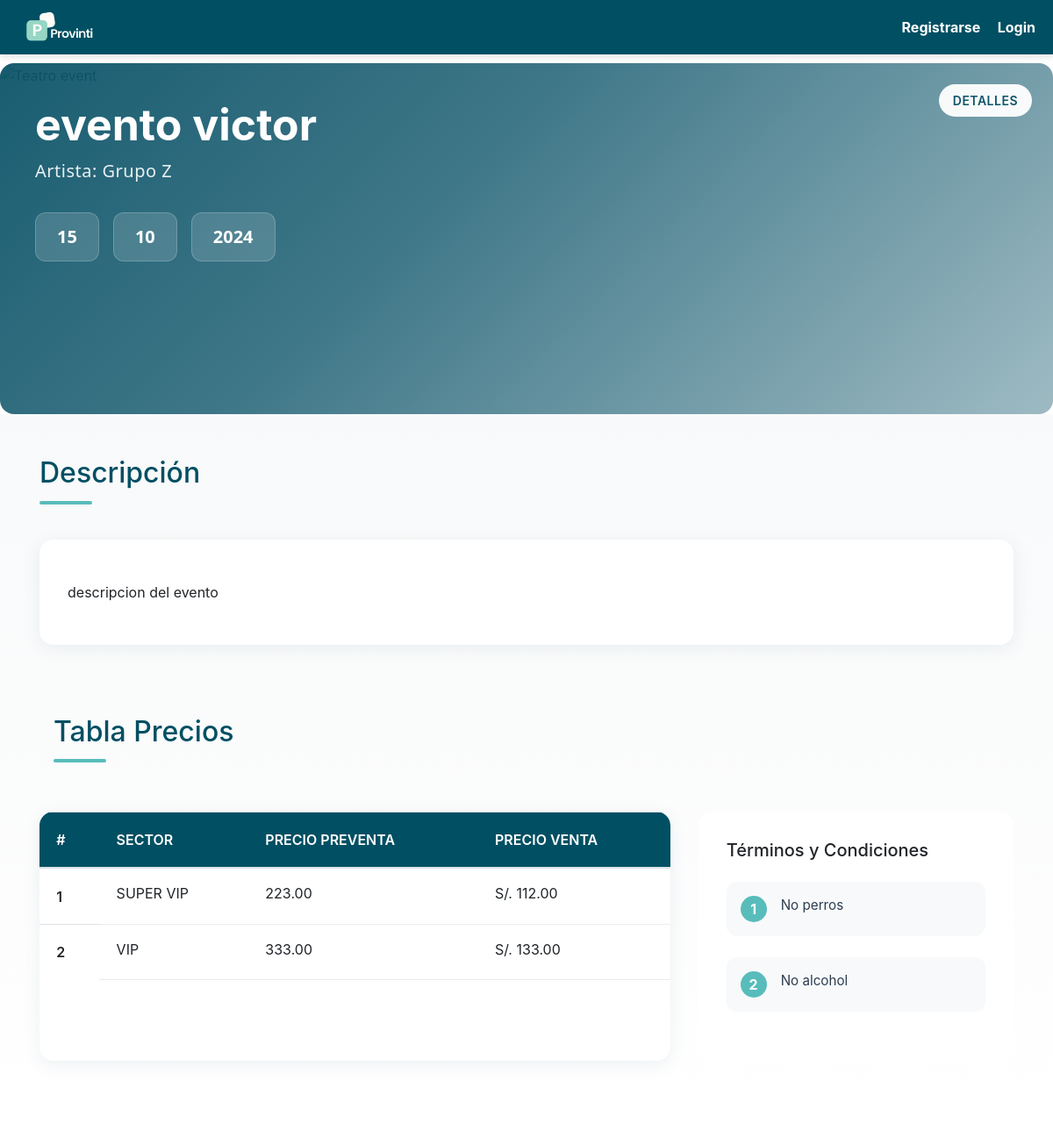
Page /public/cliente-evento.php?id=24 on the committed database.
### tables this page shows
CREATE TABLE `eventos` (
  `ID_Evento` int(11) NOT NULL,
  `Titulo` varchar(100) NOT NULL,
  `Aforo` int(11) DEFAULT NULL,
  `Foto` varchar(255) DEFAULT NULL,
  `Descripcion` text DEFAULT NULL,
  `terminos_condiciones` longtext DEFAULT NULL,
  `Artista_Autor` varchar(100) DEFAULT NULL,
  `Fecha_Evento` datetime DEFAULT NULL,
  `Fecha_Creacion` datetime DEFAULT current_timestamp(),
  `Estado_Publicacion` enum('Publicado','Borrador','Cancelado') DEFAULT 'Borrador',
  `visibilidad` varchar(255) DEFAULT NULL,
  `organizador` varchar(255) DEFAULT NULL,
  `contacto_organizador` varchar(255) DEFAULT NULL,
  `politica_cancelacion` text DEFAULT NULL,
  `f_actualizacion` date DEFAULT NULL,
  `f_borrado` date DEFAULT NULL,
  `hora_borrado` time DEFAULT NULL,
  `ubicacion` varchar(100) DEFAULT NULL,
  `activoPospuesto` varchar(20) DEFAULT NULL,
  `horaInicioEvento` time DEFAULT NULL,
  `horaFinEvento` time DEFAULT NULL,
  `redes` varchar(150) DEFAULT NULL,
  `id_usuario` int(11) NOT NULL
);

CREATE TABLE `categoria_evento` (
  `id` int(11) NOT NULL,
  `nombre_categoria_evento` varchar(100) NOT NULL,
  `precio_venta` decimal(10,2) NOT NULL,
  `precio_preventa` decimal(10,2) NOT NULL,
  `ID_Evento` int(11) NOT NULL
);

### public/cliente-evento.php (called while the page is built, shortened)
<?php
$id = $_GET['id'];
$conexion = new Database();
$eventoObjeto = new Evento($conexion->connect());
$categoriaEventoObjeto = new Categoria_evento($conexion->connect());
$categoriasEvento   = $categoriaEventoObjeto->mostrarCategoriasEventos();
$eventos            = $eventoObjeto->mostrarEventos();
include '../vista/clientes/cliente-evento.php';
?>

### modelo/Database.php (called while the page is built, shortened)
<?php
class Database {
    private $host = DB_HOST;
    private $db_name = DB_NAME;
    private $username = DB_USER;
    private $password = DB_PASS;
    public function connect() {
        $this->conn = mysqli_connect($this->host, $this->username, $this->password, $this->db_name);
        return $this->conn;
    }
}
?>

### modelo/Evento.php (called while the page is built, shortened)
<?php
class Evento {
    private $connection;
    public function __construct($bd)
    {
     $this->connection = $bd;
    }
    public function mostrarEventos() {
        $sql = "SELECT * FROM eventos";
        $result = mysqli_query($this->connection, $sql);
        $eventos = [];
        if ($result) {
            while ($row = mysqli_fetch_assoc($result)) {
                $eventos[] = $row;
            }
        }
        return $eventos;
    }
}
?>

### modelo/Categoria_evento.php (called while the page is built, shortened)
<?php
class Categoria_evento {
    private $connection;
    public function __construct($bd)
    {
     $this->connection = $bd;
    }
    public function mostrarCategoriasEventos() {
        $sql = "SELECT * FROM categoria_evento";
        $result = mysqli_query($this->connection, $sql);
        $eventos = [];
        if ($result) {
            while ($row = mysqli_fetch_assoc($result)) {
                $eventos[] = $row;
            }
        }
        return $eventos;
    }
}
?>

### vista/clientes/cliente-evento.php (the view, shortened to what this page needs)
<!doctype html>
<html lang="en">
  <head>
    <link rel="stylesheet" href="https://cdn.jsdelivr.net/npm/bootstrap@4.0.0/dist/css/bootstrap.min.css">
  </head>
  <body>
  <div class="header">
    <img src="../vista/clientes/img/logo_provint.png" alt="Provinti Logo">
    <?php if (isset($_SESSION['roles'])): ?>
        <div class="user-info">
            <i class="fas fa-user-circle"></i>
            <span class="username">Hola, <?php echo htmlspecialchars($_SESSION['nombre'], ENT_QUOTES, 'UTF-8'); ?></span>
            <a href="../controlador/cliente/logout.php">Cerrar Sesión</a>
        </div>
    <?php else: ?>
        <div class="login">
            <a href="./registro-cliente.php">Registrarse</a>
            <a href="./login-clientes.php">Login</a>
        </div>
    <?php endif; ?>
</div>
<div class="event-card">
  <img src="../uploads/<?php echo $id;?>.png" alt="Teatro event" class="event-image">
  <div class="event-overlay">
    <div class="event-content">
    <?php
      foreach($eventos as $evento){
        if($evento['ID_Evento']==$id){
            echo "<p class='descripcion h1'><strong style='color:white; font-size:50px'>".$evento['Titulo']."</strong></p>";
        }
        }
      ?>
      <p class="event-artist">Artista: Grupo Z</p>
      <div class="date-container">
        <div class="date-box">15</div>
        <div class="date-box">10</div>
        <div class="date-box">2024</div>
      </div>
    </div>
  </div>
  <div class="event-badge">    Detalles   </div>
</div>
<section class="event-section">
  <div class="container">
    <h2 class="section-header">Descripción</h2>
    <div class="description-container">
      <p class="description-text">
      <?php
      foreach($eventos as $evento){
        if($evento['ID_Evento']==$id){
            echo "<p class='descripcion'>".$evento['Descripcion']."</p>";
        }
        }
      ?>
      </p>
    </div>
  <section class="container p-3">
    <div class="mt-3 d-flex">
    <h2 class="section-header">Tabla Precios</h2>
    </div>
</section>
 <div class="pricing-section">
      <div class="price-table">
        <table class="table mb-0">
          <thead>
            <tr>
              <th>#</th>
              <th>SECTOR</th>
              <th>PRECIO PREVENTA</th>
              <th>PRECIO VENTA</th>
            </tr>
          </thead>
          <tbody>
          <?php
$contador = 1;
    foreach($categoriasEvento as $categoria){
      if($categoria['ID_Evento']==$id){
        echo '<tr>
      <th scope="row">'.$contador.'</th>
      <td>'.$categoria['nombre_categoria_evento'].'</td>
      <td>'.$categoria['precio_preventa'].'</td>
      <td>S/. '.$categoria['precio_venta'].'</td>
    </tr>';
    $contador++;
      }
    }
    ?>
          </tbody>
        </table>
      </div>
      <div class="purchase-guide">
    <h3 class="h5 mb-4">Términos y Condiciones</h3>
    <?php
    foreach ($eventos as $evento) {
        if ($evento['ID_Evento'] == $id) {
            $terminos_condiciones_json_string = $evento['terminos_condiciones'];
            $array_terminos = json_decode($terminos_condiciones_json_string, true);
            $step_number = 1;
            foreach ($array_terminos as $termino) {
                echo '<div class="guide-step">';
                echo '  <div class="step-number">' . $step_number . '</div>';
                echo '  <div class="step-content">' . htmlspecialchars($termino, ENT_QUOTES, 'UTF-8') . '</div>';
                echo '</div>';
                $step_number++;
            }
        }
    }
    ?>
</div>
  </div>
  </body>
</html>

### vista/clientes/cliente-evento.php (style rules this page uses)
.header { background-color: #004f63; color: white; padding: 10px 20px; display: flex; justify-content: space-between; align-items: center; box-shadow: 0px 4px 6px rgba(0, 0, 0, 0.1); }
.header img { width: 100px; }
.login a { color: white; text-decoration: none; margin-left: 15px; font-weight: bold; }
.event-card { margin-top: 10px; ; position: relative; width: 100%; height: 400px; border-radius: 16px; overflow: hidden; transition: transform 0.3s ease; }
.event-image { width: 100%; height: 100%; object-fit: cover; }
.event-overlay { position: absolute; inset: 0; background: linear-gradient( 135deg, rgba(13, 84, 105, 0.95) 0%, rgba(13, 84, 105, 0.8) 40%, rgba(13, 84, 105, 0.4) 100% ); padding: 2.5rem; display: flex; flex-direction: column; justify-content: flex-start; }
.event-content { max-width: 80%; }
.event-artist { color: rgba(255, 255, 255, 0.9); font-size: 1.25rem; margin: 0 0 2rem 0; font-weight: 500; letter-spacing: 0.5px; font-family: system-ui, -apple-system, sans-serif; }
.date-container { display: flex; gap: 1rem; align-items: center; }
.date-box { background-color: rgba(255, 255, 255, 0.15); backdrop-filter: blur(8px); color: white; padding: 0.75rem 1.5rem; border-radius: 12px; font-weight: 700; font-size: 1.25rem; font-family: system-ui, -apple-system, sans-serif; border: 1px solid rgba(255, 255, 255, 0.2); text-align: center; min-width: 3.5rem; }
.event-badge { position: absolute; top: 1.5rem; right: 1.5rem; background-color: rgba(255, 255, 255, 0.95); color: #0d5469; padding: 0.5rem 1rem; border-radius: 2rem; font-weight: 600; font-size: 0.875rem; letter-spacing: 0.5px; text-transform: uppercase; }
.event-section { padding: 3rem 0; background: linear-gradient(to bottom, #f8f9fa 0%, #ffffff 100%); }
.section-header { position: relative; margin-bottom: 2.5rem; padding-bottom: 1rem; color: #004f63; }
.section-header::after { content: ''; position: absolute; bottom: 0; left: 0; width: 60px; height: 4px; background: #58bcbb; border-radius: 2px; }
.description-container { background: white; border-radius: 16px; padding: 2rem; box-shadow: 0 4px 20px rgba(0, 79, 99, 0.08); margin-bottom: 3rem; }
.description-text { font-size: 1.1rem; line-height: 1.8; color: #2c3e50; }
.pricing-section { display: grid; grid-template-columns: 2fr 1fr; gap: 2rem; margin-bottom: 3rem; }
.price-table { background: white; border-radius: 16px; overflow: hidden; box-shadow: 0 4px 20px rgba(0, 79, 99, 0.08); }
.price-table thead { background: #004f63; color: white; }
.price-table th { padding: 1.2rem; font-weight: 600; }
.price-table td { padding: 1rem 1.2rem; border-bottom: 1px solid #e9ecef; }
.purchase-guide { background: white; border-radius: 16px; padding: 2rem; height: 100%; }
.guide-step { display: flex; align-items: flex-start; margin-bottom: 1.5rem; padding: 1rem; background: #f8f9fa; border-radius: 12px; }
.step-number { background: #58bcbb; color: white; width: 30px; height: 30px; border-radius: 50%; display: flex; align-items: center; justify-content: center; font-weight: bold; margin-right: 1rem; flex-shrink: 0; }
.step-content { font-size: 0.95rem; color: #2c3e50; }

### rows in the picture
eventos: Titulo "evento victor", Descripcion "descripcion del evento", terminos_condiciones "No perros", terminos_condiciones "No alcohol"
categoria_evento: nombre_categoria_evento "SUPER VIP", precio_preventa "223.00", precio_venta "112.00"
categoria_evento: nombre_categoria_evento "VIP", precio_preventa "333.00", precio_venta "133.00"
